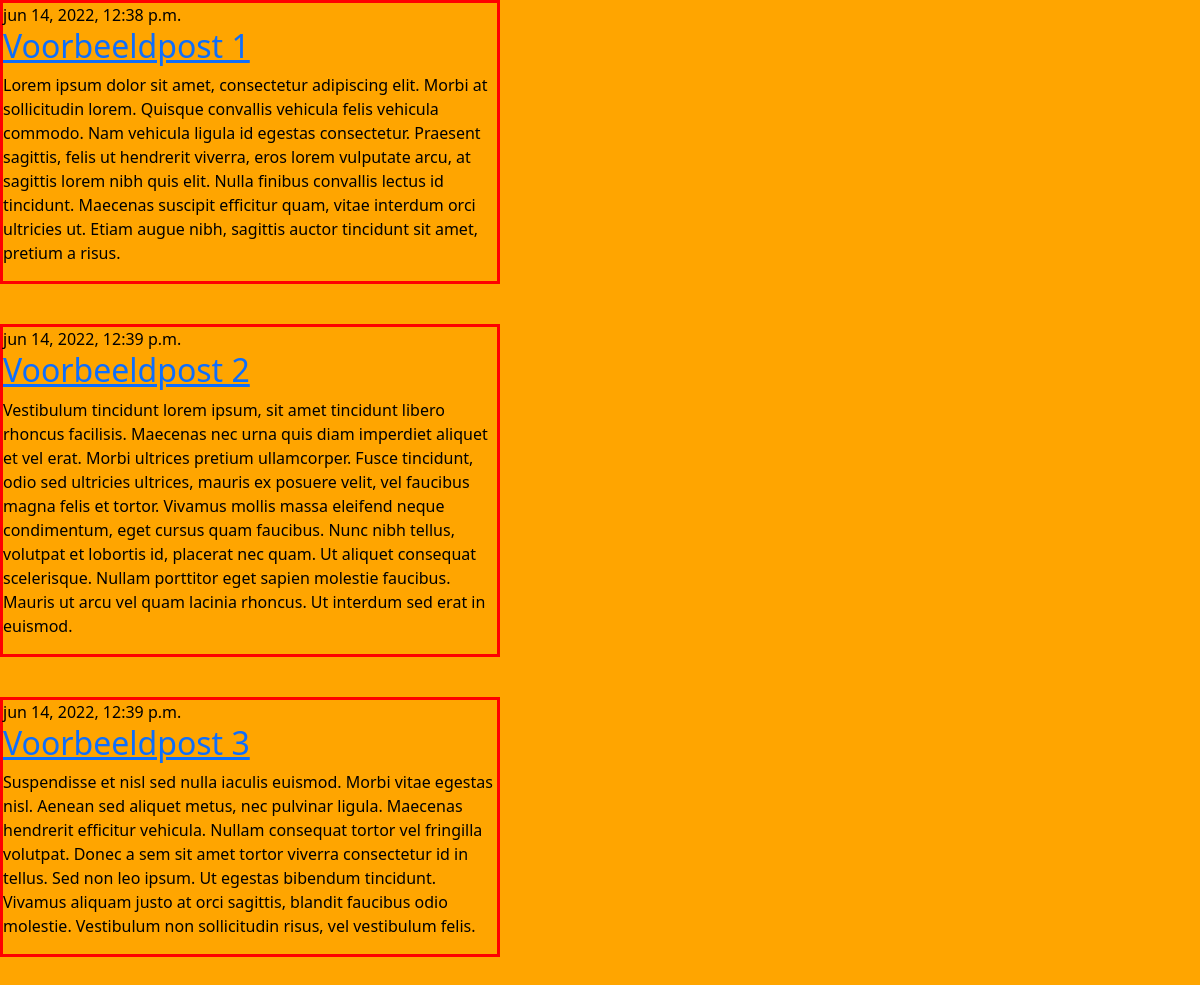
The page / on the database its author committed.
### blog/models.py (models this page shows, shortened)
class Post(models.Model):
    author = models.ForeignKey(settings.AUTH_USER_MODEL, on_delete=models.CASCADE)
    title = models.CharField(max_length=200)
    text = models.TextField()
    created_date = models.DateTimeField(default=timezone.now)
    published_date = models.DateTimeField(blank=True, null=True)

### blog/views.py (the view)
# urls.py: path('', views.post_list, name='post_list'),
def post_list(request):
    posts = Post.objects.filter(published_date__lte=timezone.now()).order_by('published_date')
    return render(request, 'blog/post_list.html', {'posts': posts})

### blog/templates/blog/post_list.html (shortened to what this page needs)
{% load static %}
<!DOCTYPE html>
<html lang="en">
<head>
  <link href="https://cdn.jsdelivr.net/npm/bootstrap@5.1.3/dist/css/bootstrap.min.css" rel="stylesheet">
  <link rel="stylesheet" href="{% static 'css/stijl.css' %}">
</head>
<body>
  {% block content %}
  {% for post in posts %}
  <article class="post">
    <time class="date">
      {{ post.published_date }}
    </time>
    <h2><a href="">{{ post.title }}</a></h2>
    <p>{{ post.text|linebreaksbr }}</p>
  </article>
  {% endfor %}
  {% endblock %}
</body>
</html>

### blog/static/css/stijl.css (style rules this page uses)
body { background-color: orange; color: black; }
article { width: 500px; margin-bottom: 40px; border: 3px solid red; }

### rows shown on the page
Post: published_date "jun 14, 2022, 12:38 p.m.", title "Voorbeeldpost 1", text "Lorem ipsum dolor sit amet, consectetur adipiscing elit. Morbi at sollicitudin lorem. Quisque convallis vehicula felis vehicula commodo. Nam vehicula ligula id egestas consectetur. Praesent sagittis, felis ut hendrerit viverra, eros lorem vulputate arcu, at sagittis lorem nibh quis elit. Nulla finibus convallis lectus id tincidunt. Maecenas suscipit efficitur quam, vitae interdum orci ultricies ut. Etiam augue nibh, sagittis auctor tincidunt sit amet, pretium a risus."
Post: published_date "jun 14, 2022, 12:39 p.m.", title "Voorbeeldpost 2", text "Vestibulum tincidunt lorem ipsum, sit amet tincidunt libero rhoncus facilisis. Maecenas nec urna quis diam imperdiet aliquet et vel erat. Morbi ultrices pretium ullamcorper. Fusce tincidunt, odio sed ultricies ultrices, mauris ex posuere velit, vel faucibus magna felis et tortor. Vivamus mollis massa eleifend neque condimentum, eget cursus quam faucibus. Nunc nibh tellus, volutpat et lobortis id, placerat nec quam. Ut aliquet consequat scelerisque. Nullam porttitor eget sapien molestie faucibus. Mauris ut arcu vel quam lacinia rhoncus. Ut interdum sed erat in euismod."
Post: published_date "jun 14, 2022, 12:39 p.m.", title "Voorbeeldpost 3", text "Suspendisse et nisl sed nulla iaculis euismod. Morbi vitae egestas nisl. Aenean sed aliquet metus, nec pulvinar ligula. Maecenas hendrerit efficitur vehicula. Nullam consequat tortor vel fringilla volutpat. Donec a sem sit amet tortor viverra consectetur id in tellus. Sed non leo ipsum. Ut egestas bibendum tincidunt. Vivamus aliquam justo at orci sagittis, blandit faucibus odio molestie. Vestibulum non sollicitudin risus, vel vestibulum felis."
